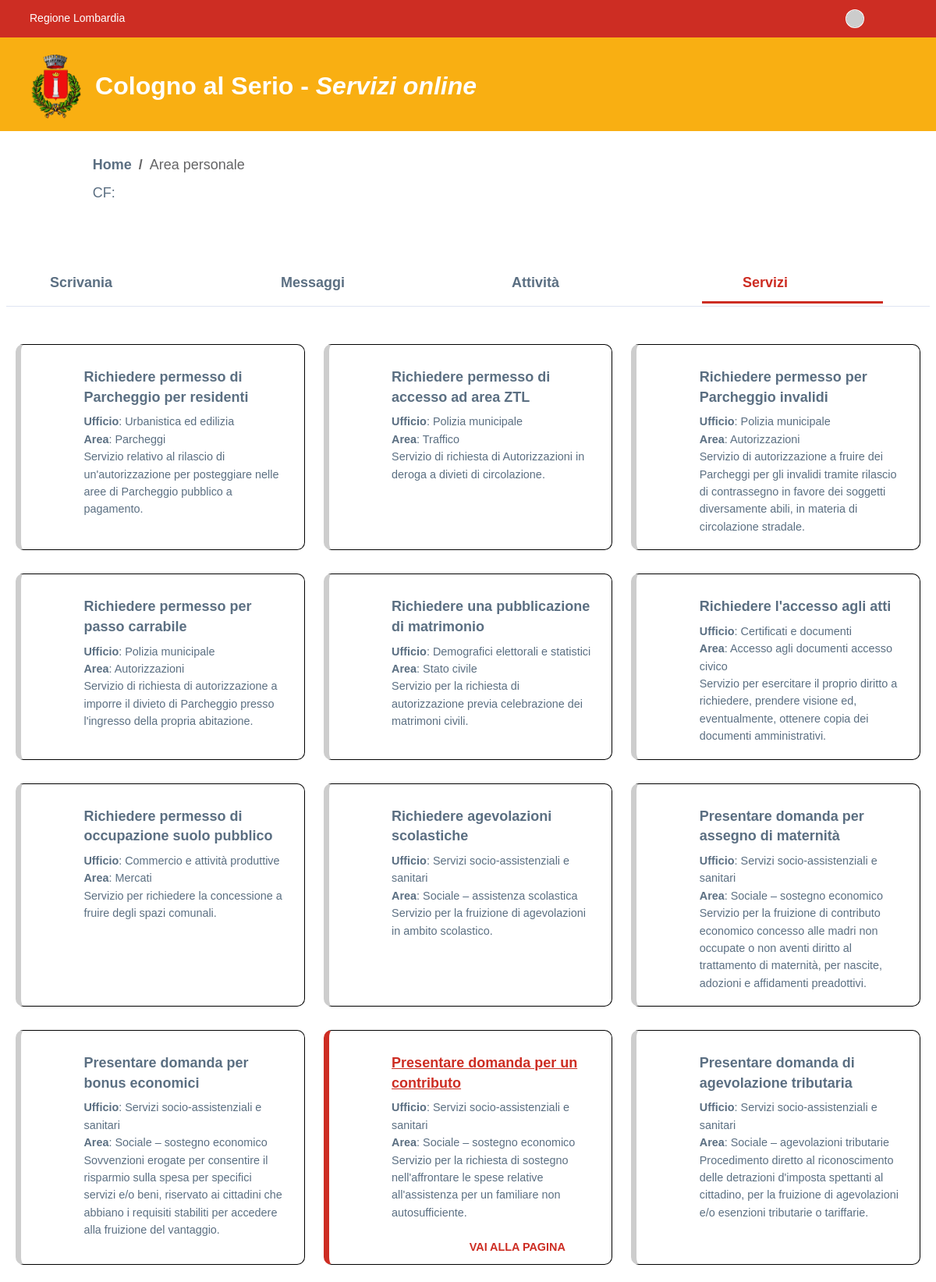
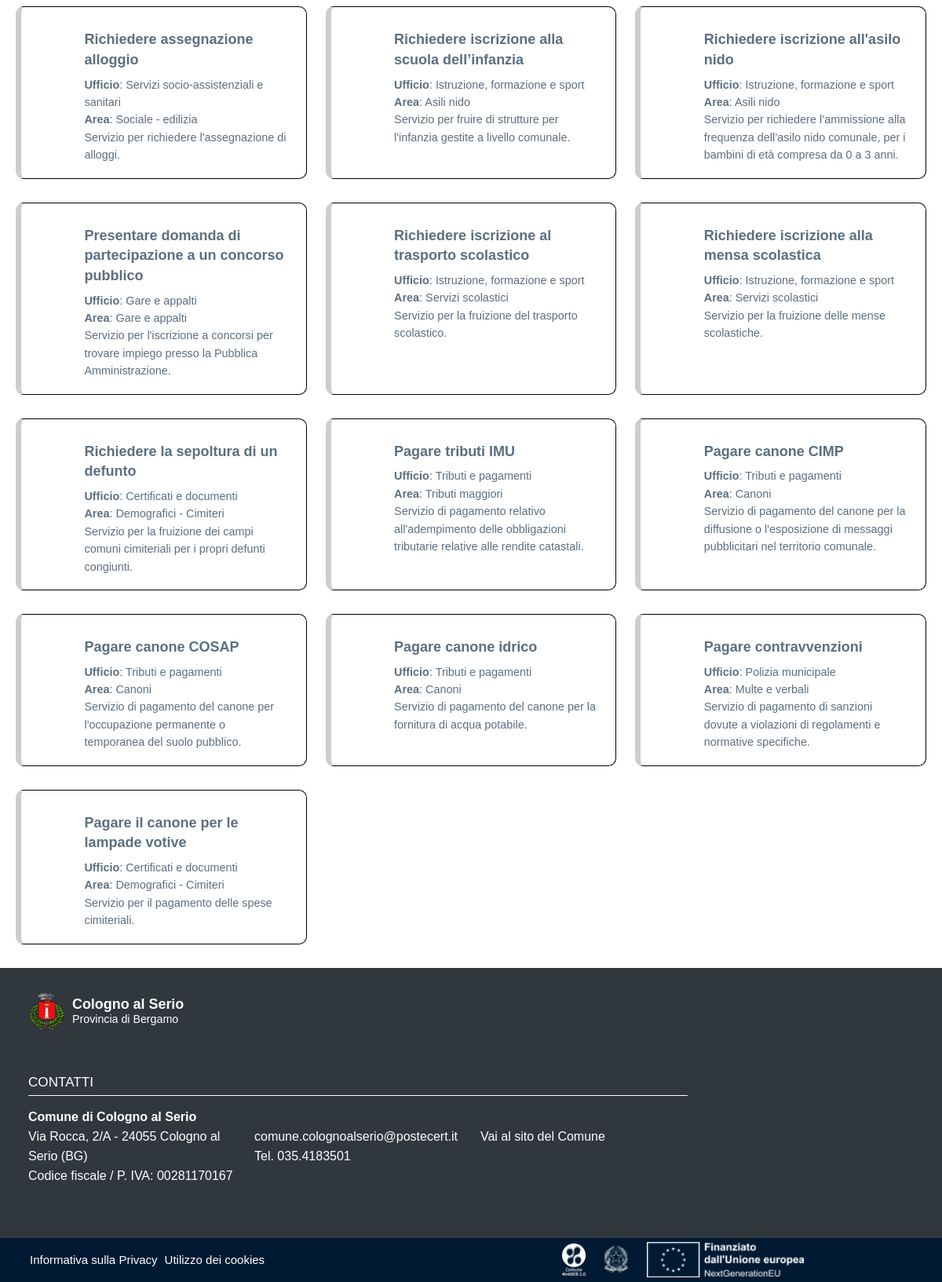
The app's page /servizi_list.php with its own data (2 pictures, top to bottom).
### tables this page shows
CREATE TABLE `servizi` (
  `id` int(11) NOT NULL,
  `NomeServizio` varchar(255) NOT NULL,
  `NomeUfficio` varchar(255) NOT NULL,
  `NomeArea` varchar(255) NOT NULL,
  `NomeMacroArea` varchar(255) NOT NULL,
  `DescrizioneServizio` text NOT NULL,
  `LinkServizio` text NOT NULL,
  `Attivo` tinyint(1) NOT NULL DEFAULT 0
);

### servizi_main.php (the view)
<?php
    $configDB = require 'env/config.php';
    $connessione = mysqli_connect($configDB['db_host'],$configDB['db_user'],$configDB['db_pass'],$configDB['db_name']);
    $sql = "SELECT * FROM servizi";
    $result = $connessione->query($sql);
    if ($result->num_rows > 0) {
        echo '<div class="row">';
        while($row = $result->fetch_assoc()) {
            if($row["Attivo"] == '1'){
                $class_attivo = " enabled";
            }else{
                $class_attivo = " disabled";
            }
            echo '<div class="col-md-6 col-lg-4 col-sm-6 mb-10' . $class_attivo . '">';
                echo '<div class="card h-100">';
                    echo '<div class="card-body pb-0">';
                        echo '<div class="row">';
                            echo '<div class="col-md-2">';
                                echo '<svg class="icon"><use href="./lib/svg/sprites.svg#it-settings" xlink:href="./lib/svg/sprites.svg#it-settings"></use></svg>';
                            echo '</div>';
                            echo '<div class="col-md-10" style="margin-top: 5px !important;">';
                                echo '<h4 class="card-title text_resized mb-5">';
                                    if($row["Attivo"] == '1'){
                                        echo '<a href="' . $row["LinkServizio"] . '" class="mr-5 text_resized">' . $row["NomeServizio"] . '</a>';
                                    }else{
                                        echo $row["NomeServizio"];
                                    }
                                echo '</h4>';
                                echo '<p class="descrizione_menu_block">';
                                    echo '<b>Ufficio</b>: ' . $row["NomeUfficio"] . '<br/>';
                                    echo '<b>Area</b>: ' . $row["NomeArea"] . '<br/>';
                                    echo $row["DescrizioneServizio"];
                                echo '</p>';
                                if($row["Attivo"] == '1'){
                                    echo '<a href="' . $row["LinkServizio"] . '" class="read-more-news-list pulsante_leggi_dipiu">VAI ALLA PAGINA <svg class="icon"><use href="./lib/svg/sprite.svg#it-chevron-right" xlink:href="./lib/svg/sprite.svg#it-chevron-right"></use></svg></a>';
                                }
                            echo '</div>';
                        echo '</div>';
                    echo '</div>';
                echo '</div>';
            echo '</div>';
        }
        echo '</div>';
    }

### records on screen
servizi: NomeServizio "Richiedere permesso di Parcheggio per residenti", NomeUfficio "Urbanistica ed edilizia", NomeArea "Parcheggi", DescrizioneServizio "Servizio relativo al rilascio di un'autorizzazione per posteggiare nelle aree di Parcheggio pubblico a pagamento."
servizi: NomeServizio "Richiedere permesso di accesso ad area ZTL", NomeUfficio "Polizia municipale", NomeArea "Traffico", DescrizioneServizio "Servizio di richiesta di Autorizzazioni in deroga a divieti di circolazione."
servizi: NomeServizio "Richiedere permesso per Parcheggio invalidi", NomeUfficio "Polizia municipale", NomeArea "Autorizzazioni", DescrizioneServizio "Servizio di autorizzazione a fruire dei Parcheggi per gli invalidi tramite rilascio di contrassegno in favore dei soggetti diversamente abili, in materia di circolazione stradale."
servizi: NomeServizio "Richiedere permesso per passo carrabile", NomeUfficio "Polizia municipale", NomeArea "Autorizzazioni", DescrizioneServizio "Servizio di richiesta di autorizzazione a imporre il divieto di Parcheggio presso l'ingresso della propria abitazione."
servizi: NomeServizio "Richiedere una pubblicazione di matrimonio", NomeUfficio "Demografici elettorali e statistici", NomeArea "Stato civile", DescrizioneServizio "Servizio per la richiesta di autorizzazione previa celebrazione dei matrimoni civili."
servizi: NomeServizio "Richiedere l'accesso agli atti", NomeUfficio "Certificati e documenti", NomeArea "Accesso agli documenti accesso civico", DescrizioneServizio "Servizio per esercitare il proprio diritto a richiedere, prendere visione ed, eventualmente, ottenere copia dei documenti amministrativi."
servizi: NomeServizio "Richiedere permesso di occupazione suolo pubblico", NomeUfficio "Commercio e attività produttive", NomeArea "Mercati", DescrizioneServizio "Servizio per richiedere la concessione a fruire degli spazi comunali."
servizi: NomeServizio "Richiedere agevolazioni scolastiche", NomeUfficio "Servizi socio-assistenziali e sanitari", NomeArea "Sociale – assistenza scolastica", DescrizioneServizio "Servizio per la fruizione di agevolazioni in ambito scolastico."
servizi: NomeServizio "Presentare domanda per assegno di maternità", NomeUfficio "Servizi socio-assistenziali e sanitari", NomeArea "Sociale – sostegno economico", DescrizioneServizio "Servizio per la fruizione di contributo economico concesso alle madri non occupate o non aventi diritto al trattamento di maternità, per nascite, adozioni e affidamenti preadottivi."
servizi: NomeServizio "Presentare domanda per bonus economici", NomeUfficio "Servizi socio-assistenziali e sanitari", NomeArea "Sociale – sostegno economico", DescrizioneServizio "Sovvenzioni erogate per consentire il risparmio sulla spesa per specifici servizi e/o beni, riservato ai cittadini che abbiano i requisiti stabiliti per accedere alla fruizione del vantaggio."
servizi: NomeServizio "Presentare domanda per un contributo", NomeUfficio "Servizi socio-assistenziali e sanitari", NomeArea "Sociale – sostegno economico", DescrizioneServizio "Servizio per la richiesta di sostegno nell'affrontare le spese relative all'assistenza per un familiare non autosufficiente."
servizi: NomeServizio "Presentare domanda di agevolazione tributaria", NomeUfficio "Servizi socio-assistenziali e sanitari", NomeArea "Sociale – agevolazioni tributarie", DescrizioneServizio "Procedimento diretto al riconoscimento delle detrazioni d'imposta spettanti al cittadino, per la fruizione di agevolazioni e/o esenzioni tributarie o tariffarie."
servizi: NomeServizio "Richiedere assegnazione alloggio", NomeUfficio "Servizi socio-assistenziali e sanitari", NomeArea "Sociale - edilizia", DescrizioneServizio "Servizio per richiedere l'assegnazione di alloggi."
servizi: NomeServizio "Richiedere iscrizione alla scuola dell’infanzia", NomeUfficio "Istruzione, formazione e sport", NomeArea "Asili nido", DescrizioneServizio "Servizio per fruire di strutture per l'infanzia gestite a livello comunale."
servizi: NomeServizio "Richiedere iscrizione all'asilo nido", NomeUfficio "Istruzione, formazione e sport", NomeArea "Asili nido", DescrizioneServizio "Servizio per richiedere l’ammissione alla frequenza dell’asilo nido comunale, per i bambini di età compresa da 0 a 3 anni."
servizi: NomeServizio "Presentare domanda di partecipazione a un concorso pubblico", NomeUfficio "Gare e appalti", NomeArea "Gare e appalti", DescrizioneServizio "Servizio per l'iscrizione a concorsi per trovare impiego presso la Pubblica Amministrazione."
servizi: NomeServizio "Richiedere iscrizione al trasporto scolastico", NomeUfficio "Istruzione, formazione e sport", NomeArea "Servizi scolastici", DescrizioneServizio "Servizio per la fruizione del trasporto scolastico."
servizi: NomeServizio "Richiedere iscrizione alla mensa scolastica", NomeUfficio "Istruzione, formazione e sport", NomeArea "Servizi scolastici", DescrizioneServizio "Servizio per la fruizione delle mense scolastiche."
servizi: NomeServizio "Richiedere la sepoltura di un defunto", NomeUfficio "Certificati e documenti", NomeArea "Demografici - Cimiteri", DescrizioneServizio "Servizio per la fruizione dei campi comuni cimiteriali per i propri defunti congiunti."
servizi: NomeServizio "Pagare tributi IMU", NomeUfficio "Tributi e pagamenti", NomeArea "Tributi maggiori", DescrizioneServizio "Servizio di pagamento relativo all'adempimento delle obbligazioni tributarie relative alle rendite catastali."
servizi: NomeServizio "Pagare canone CIMP", NomeUfficio "Tributi e pagamenti", NomeArea "Canoni", DescrizioneServizio "Servizio di pagamento del canone per la diffusione o l'esposizione di messaggi pubblicitari nel territorio comunale."
servizi: NomeServizio "Pagare canone COSAP", NomeUfficio "Tributi e pagamenti", NomeArea "Canoni", DescrizioneServizio "Servizio di pagamento del canone per l'occupazione permanente o temporanea del suolo pubblico."
servizi: NomeServizio "Pagare canone idrico", NomeUfficio "Tributi e pagamenti", NomeArea "Canoni", DescrizioneServizio "Servizio di pagamento del canone per la fornitura di acqua potabile."
servizi: NomeServizio "Pagare contravvenzioni", NomeUfficio "Polizia municipale", NomeArea "Multe e verbali", DescrizioneServizio "Servizio di pagamento di sanzioni dovute a violazioni di regolamenti e normative specifiche."
servizi: NomeServizio "Pagare il canone per le lampade votive", NomeUfficio "Certificati e documenti", NomeArea "Demografici - Cimiteri", DescrizioneServizio "Servizio per il pagamento delle spese cimiteriali."

### other values on screen
$configData['nome_regione'] "Regione Lombardia"
$configData['nome_comune'] "Cologno al Serio"
$configData['provincia_estesa_comune'] "Bergamo"
$configData['indirizzo_comune'] "Via Rocca, 2/A"
$configData['cap_comune'] "24055"
$configData['provincia_comune'] "(BG)"
$configData['CFPIVA_comune'] "00281170167"
$configData['pec_comune'] "comune.colognoalserio@postecert.it"
$configData['tel_comune'] "035.4183501"
